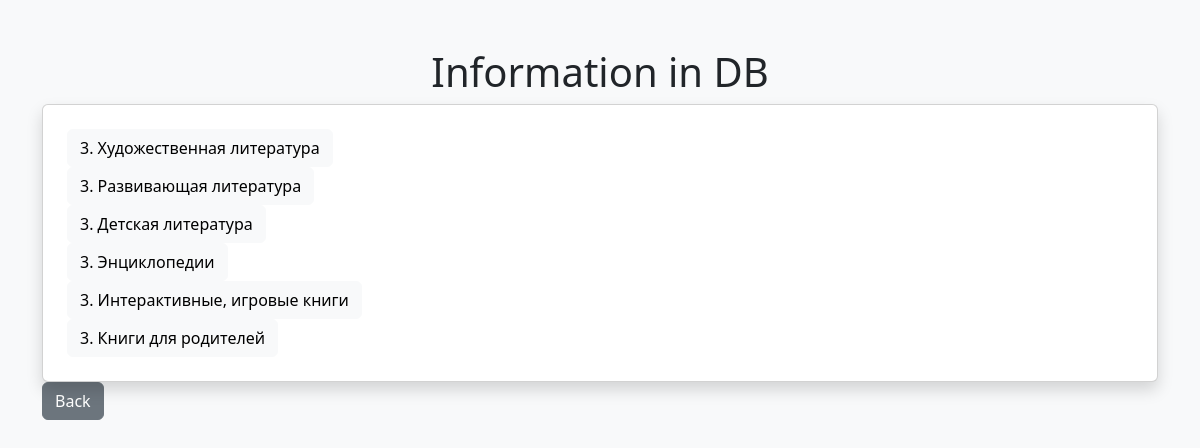
The app's page /info/3 with its own data.
### app.py (models this page shows, shortened)
class Subgenre(db.Model):
    __tablename__ = 'subgenre'
    name_subgenre_id = db.Column(db.Integer, primary_key=True, nullable=True)
    name_subgenre = db.Column(db.String(120), nullable=False)
    genre_id = db.Column(db.Integer, nullable=True)

### app.py (the view)
@app.route('/info/<int:id>')
def info(id):
    subgenres = Subgenre.query.filter_by(genre_id=id)
    return render_template('info.html', subgenres=subgenres)

### templates/info.html (shortened to what this page needs)
<!DOCTYPE html>
<html lang="en">
<head>
    <link href="https://cdn.jsdelivr.net/npm/bootstrap@5.3.0/dist/css/bootstrap.min.css" rel="stylesheet">
</head>
<body class="bg-light">
    <div class="container mt-5">
        <h1 class="text-center">Information in DB</h1>
        <div class="card shadow p-4">
            {%for row in subgenres%}
            <div style="display: flex; flex-direction: row;">
                <a href="{{url_for('book',genre_name=row.name_subgenre)}}"><button type="button" class="btn btn-light"
                        style="width: 100%;">{{row.genre_id}}.
                        {{row.name_subgenre}}
                    </button>
                </a>
            </div>
            {%endfor%}
        </div>
        <a href="{{url_for('index')}}"><button type="button" class="btn btn-secondary">Back</button></a>
    </div>
</body>
</html>

### records on screen
Subgenre: genre_id "3", name_subgenre "Художественная литература"
Subgenre: genre_id "3", name_subgenre "Развивающая литература"
Subgenre: genre_id "3", name_subgenre "Детская литература"
Subgenre: genre_id "3", name_subgenre "Энциклопедии"
Subgenre: genre_id "3", name_subgenre "Интерактивные, игровые книги"
Subgenre: genre_id "3", name_subgenre "Книги для родителей"
